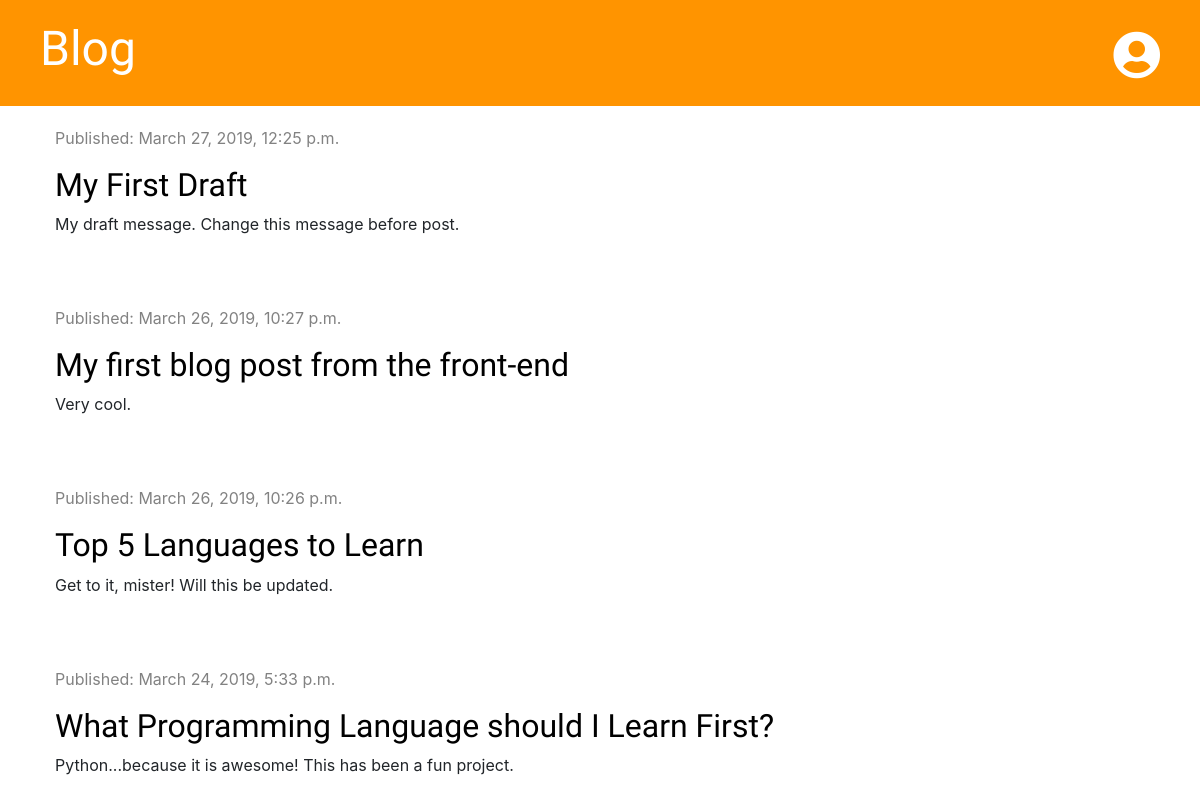
The page / on the database its author committed.
### blog/models.py (models this page shows, shortened)
class Post(models.Model):
    author = models.ForeignKey('auth.User', on_delete=models.CASCADE)
    title = models.CharField(max_length=200)
    text = models.TextField()
    date_created = models.DateTimeField(default=timezone.now)
    published_date = models.DateTimeField(blank=True, null=True)

### blog/views.py (the view)
# urls.py: path('', views.post_list, name='post_list'),
def post_list(request):
    posts = Post.objects.filter(published_date__lte=timezone.now()).order_by('-published_date')
    stuff_for_frontend = {'posts': posts}
    return render(request,'blog/post_list.html',stuff_for_frontend)

### blog/templates/blog/post_list.html (shortened to what this page needs)
{% extends 'blog/base.html' %}
{% block content %}
    {% for post in posts %}
        <div class="post">
            <div class="date">
                <p>Published: {{ post.published_date}}</p>
            </div>
            <h1><a href="{% url 'post_detail' pk=post.pk %}">{{ post.title }}</a></h1>
            <p>{{ post.text | linebreaksbr }}</p>
        </div>
    {% endfor %}
{% endblock %}

### blog/static/css/blog.css (style rules this page uses)
h1, h2, h3, h4 { font-family: 'Tangerine', 'Inconsolata', 'Droid San', 'Serif'; font-size: 24pt; }
.date { color: #828282; }
.post { margin-top: 20px; margin-bottom: 70px; }
.post h1 a { color: #000000; }

### rows shown on the page
Post: published_date "March 27, 2019, 12:25 p.m.", title "My First Draft", text "My draft message. Change this message before post."
Post: published_date "March 26, 2019, 10:27 p.m.", title "My first blog post from the front-end", text "Very cool."
Post: published_date "March 26, 2019, 10:26 p.m.", title "Top 5 Languages to Learn", text "Get to it, mister! Will this be updated."
Post: published_date "March 24, 2019, 5:33 p.m.", title "What Programming Language should I Learn First?", text "Python...because it is awesome! This has been a fun project."
